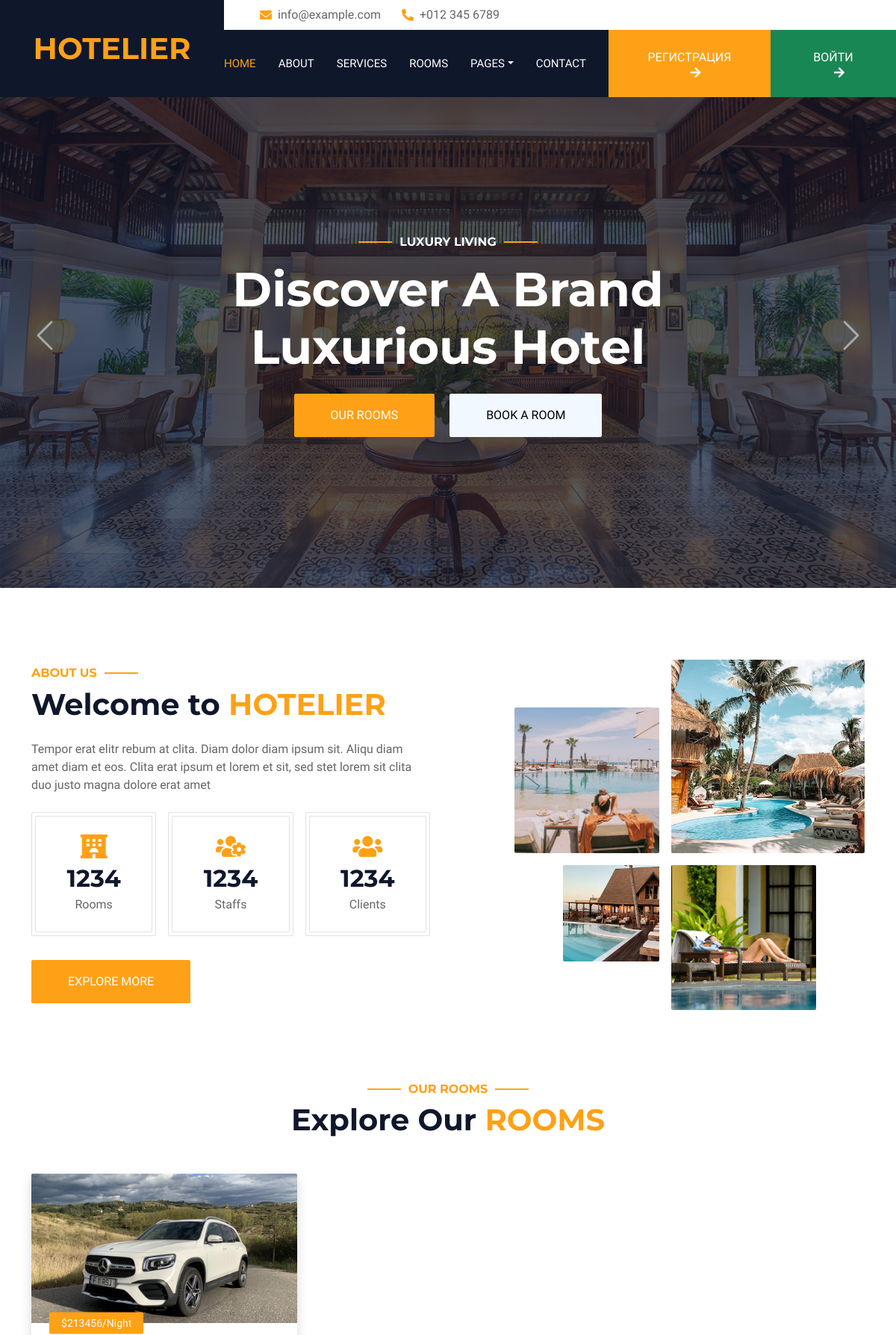
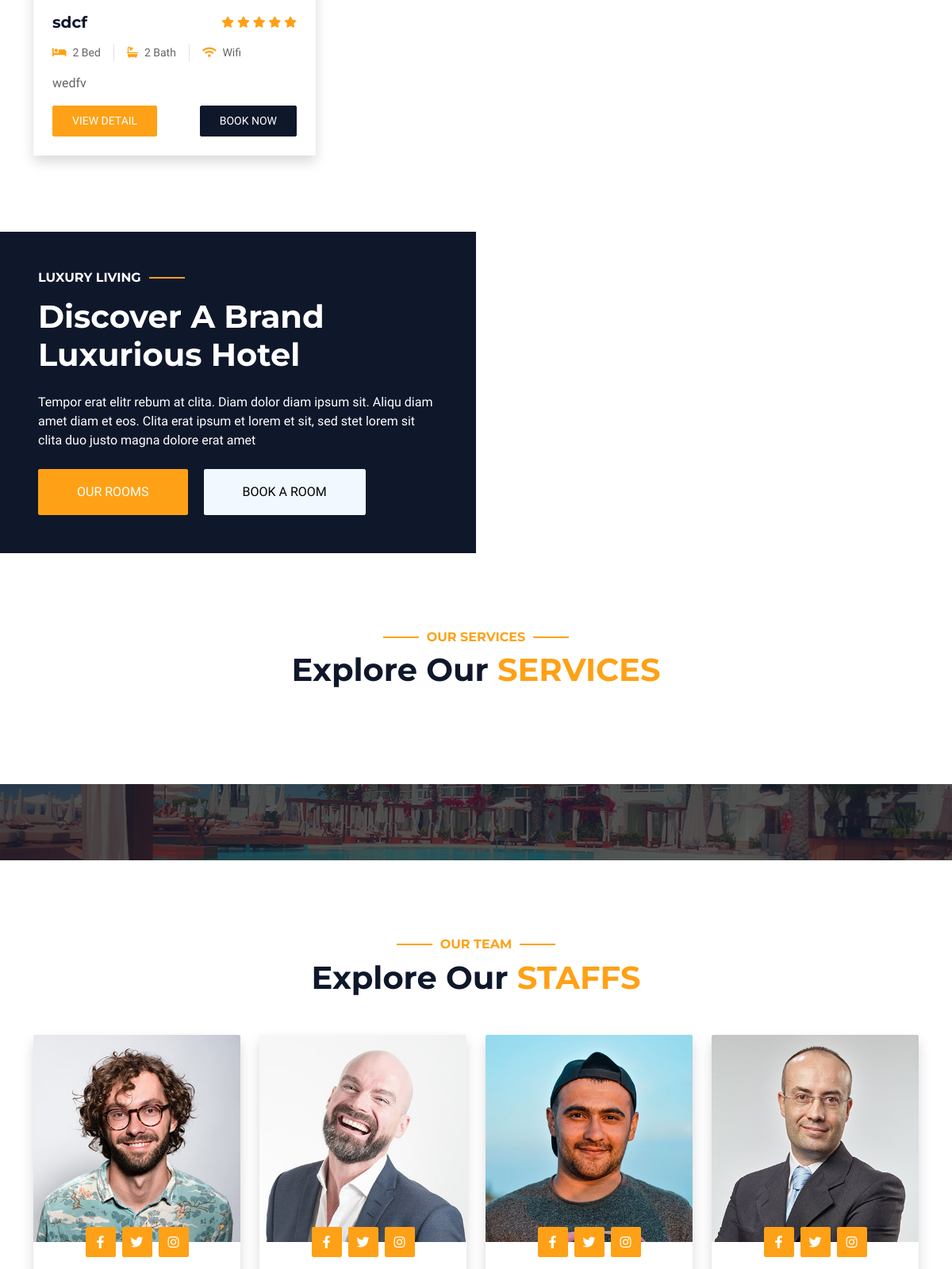
The page / (upper part) on the database its author committed (2 pictures, top to bottom).
### main/models.py (models this page shows, shortened)
class HotelRoom(models.Model):
    number_room_hotel = models.PositiveSmallIntegerField(
        verbose_name="число номера"
    )
    number_bets = models.PositiveSmallIntegerField(
        verbose_name="число краватей"
    )
    number_withdrawals = models.PositiveSmallIntegerField(
        verbose_name="число ванн"
    )
    cover = models.ImageField(
        upload_to="media/hotel_cover",
        verbose_name="иконка"
    )
    description = models.TextField(
        verbose_name="описание"
    )
    prise = models.PositiveSmallIntegerField(
        verbose_name="цена"
    )
    category = models.ForeignKey(
        Category,
        on_delete=models.CASCADE,
        verbose_name="категория"
    )
    number_room = models.PositiveSmallIntegerField(
        verbose_name="число комнат"
    )
    status = models.PositiveSmallIntegerField(
        choices=(
            (1,"Свободен"),
            (2,"Занят"),
        )
    )
    create_date = models.DateTimeField(
        auto_now_add=True,
        verbose_name="Дата создания"
    )
    update_date = models.DateTimeField(
        auto_now=True,
        verbose_name="Дата изменения"
    )
    class Meta:
        verbose_name = "Номер"
        verbose_name_plural = "Намера"

class Category(models.Model):
    title = models.CharField(
        max_length=50,
        verbose_name="название"
    )
    class Meta:
        verbose_name = "Категория"
        verbose_name_plural = "Категориии"

### main/views.py (the view)
# urls.py: path('', views.index_viu, name="index"),
def index_viu(request):
    register_form = MyUserRegisterForms()
    hotel_rooms = HotelRoom.objects.all()
    services = Services.objects.all()
    return render(
        request=request,
        template_name='main/index.html',
        context={
            "hotel_rooms":hotel_rooms,
            "services":services,
            "register_form":register_form
        }
    )

### main/templates/main/index.html (shortened to what this page needs)
{% extends 'radical.html' %}
{% load static %}
  {% block contend %}
        <div class="container-fluid p-0 mb-5">
            <div id="header-carousel" class="carousel slide" data-bs-ride="carousel">
                <div class="carousel-inner">
                    <div class="carousel-item active">
                        <img class="w-100" src="{% static 'assets/img/carousel-1.jpg'%}" alt="Image">
                        <div class="carousel-caption d-flex flex-column align-items-center justify-content-center">
                            <div class="p-3" style="max-width: 700px;">
                                <h6 class="section-title text-white text-uppercase mb-3 animated slideInDown">Luxury Living</h6>
                                <h1 class="display-3 text-white mb-4 animated slideInDown">Discover A Brand Luxurious Hotel</h1>
                                <a href="" class="btn btn-primary py-md-3 px-md-5 me-3 animated slideInLeft">Our Rooms</a>
                                <a href="" class="btn btn-light py-md-3 px-md-5 animated slideInRight">Book A Room</a>
                            </div>
                        </div>
                    </div>
                </div>
                <button class="carousel-control-prev" type="button" data-bs-target="#header-carousel"
                    data-bs-slide="prev">
                    <span class="carousel-control-prev-icon" aria-hidden="true"></span>
                </button>
                <button class="carousel-control-next" type="button" data-bs-target="#header-carousel"
                    data-bs-slide="next">
                    <span class="carousel-control-next-icon" aria-hidden="true"></span>
                </button>
            </div>
        </div>
        <div class="container-xxl py-5">
            <div class="container">
                <div class="row g-5 align-items-center">
                    <div class="col-lg-6">
                        <h6 class="section-title text-start text-primary text-uppercase">About Us</h6>
                        <h1 class="mb-4">Welcome to <span class="text-primary text-uppercase">Hotelier</span></h1>
                        <p class="mb-4">Tempor erat elitr rebum at clita. Diam dolor diam ipsum sit. Aliqu diam amet diam et eos. Clita erat ipsum et lorem et sit, sed stet lorem sit clita duo justo magna dolore erat amet</p>
                        <div class="row g-3 pb-4">
                            <div class="col-sm-4 wow fadeIn" data-wow-delay="0.1s">
                                <div class="border rounded p-1">
                                    <div class="border rounded text-center p-4">
                                        <i class="fa fa-hotel fa-2x text-primary mb-2"></i>
                                        <h2 class="mb-1" data-toggle="counter-up">1234</h2>
                                        <p class="mb-0">Rooms</p>
                                    </div>
                                </div>
                            </div>
                            <div class="col-sm-4 wow fadeIn" data-wow-delay="0.3s">
                                <div class="border rounded p-1">
                                    <div class="border rounded text-center p-4">
                                        <i class="fa fa-users-cog fa-2x text-primary mb-2"></i>
                                        <h2 class="mb-1" data-toggle="counter-up">1234</h2>
                                        <p class="mb-0">Staffs</p>
                                    </div>
                                </div>
                            </div>
                            <div class="col-sm-4 wow fadeIn" data-wow-delay="0.5s">
                                <div class="border rounded p-1">
                                    <div class="border rounded text-center p-4">
                                        <i class="fa fa-users fa-2x text-primary mb-2"></i>
                                        <h2 class="mb-1" data-toggle="counter-up">1234</h2>
                                        <p class="mb-0">Clients</p>
                                    </div>
                                </div>
                            </div>
                        </div>
                        <a class="btn btn-primary py-3 px-5 mt-2" href="">Explore More</a>
                    </div>
                    <div class="col-lg-6">
                        <div class="row g-3">
                            <div class="col-6 text-end">
                                <img class="img-fluid rounded w-75 wow zoomIn" data-wow-delay="0.1s" src="{% static 'assets/img/about-1.jpg'%}" style="margin-top: 25%;">
                            </div>
                            <div class="col-6 text-start">
                                <img class="img-fluid rounded w-100 wow zoomIn" data-wow-delay="0.3s" src="{% static 'assets/img/about-2.jpg'%}">
                            </div>
                            <div class="col-6 text-end">
                                <img class="img-fluid rounded w-50 wow zoomIn" data-wow-delay="0.5s" src="{% static 'assets/img/about-3.jpg'%}">
                            </div>
                            <div class="col-6 text-start">
                                <img class="img-fluid rounded w-75 wow zoomIn" data-wow-delay="0.7s" src="{% static 'assets/img/about-4.jpg'%}">
                            </div>
                        </div>
                    </div>
                </div>
            </div>
        </div>
        <div class="container-xxl py-5">
            <div class="container">
                <div class="text-center wow fadeInUp" data-wow-delay="0.1s">
                    <h6 class="section-title text-center text-primary text-uppercase">Our Rooms</h6>
                    <h1 class="mb-5">Explore Our <span class="text-primary text-uppercase">Rooms</span></h1>
                </div>
                <div class="row g-4">
                    {% for room in hotel_rooms %}
                        <div class="col-lg-4 col-md-6 wow fadeInUp" data-wow-delay="{{ forloop.counter0|add:0.1 }}s">
                            <div class="room-item shadow rounded overflow-hidden">
                                <div class="position-relative">
                                    <img class="img-fluid" src="{{ room.cover.url }}" alt="Room Image">
                                    <small class="position-absolute start-0 top-100 translate-middle-y bg-primary text-white rounded py-1 px-3 ms-4">${{ room.prise }}/Night</small>
                                </div>
                                <div class="p-4 mt-2">
                                    <div class="d-flex justify-content-between mb-3">
                                        <h5 class="mb-0">{{ room.category.title }}</h5>
                                        <div class="ps-2">
                                            {% for i in "12345"|slice:":room.category.rating"|make_list %}
                                                <small class="fa fa-star text-primary"></small>
                                            {% endfor %}
                                        </div>
                                    </div>
                                    <div class="d-flex mb-3">
                                        <small class="border-end me-3 pe-3"><i class="fa fa-bed text-primary me-2"></i>{{ room.number_bets }} Bed</small>
                                        <small class="border-end me-3 pe-3"><i class="fa fa-bath text-primary me-2"></i>{{ room.number_withdrawals }} Bath</small>
                                        <small><i class="fa fa-wifi text-primary me-2"></i>Wifi</small>
                                    </div>
                                    <p class="text-body mb-3">{{ room.description|truncatewords:15 }}</p>
                                    <div class="d-flex justify-content-between">
                                        <a class="btn btn-sm btn-primary rounded py-2 px-4" href="#">View Detail</a>
                                        <a class="btn btn-sm btn-dark rounded py-2 px-4" href="#">Book Now</a>
                                    </div>
                                </div>
                            </div>
                        </div>
                    {% endfor %}
                </div>
            </div>
        </div>
            <div class="container-xxl py-5 px-0 wow zoomIn" data-wow-delay="0.1s">
                <div class="row g-0">
                    <div class="col-md-6 bg-dark d-flex align-items-center">
                        <div class="p-5">
                            <h6 class="section-title text-start text-white text-uppercase mb-3">Luxury Living</h6>
                            <h1 class="text-white mb-4">Discover A Brand Luxurious Hotel</h1>
                            <p class="text-white mb-4">Tempor erat elitr rebum at clita. Diam dolor diam ipsum sit. Aliqu diam amet diam et eos. Clita erat ipsum et lorem et sit, sed stet lorem sit clita duo justo magna dolore erat amet</p>
                            <a href="" class="btn btn-primary py-md-3 px-md-5 me-3">Our Rooms</a>
                            <a href="" class="btn btn-light py-md-3 px-md-5">Book A Room</a>
                        </div>
                    </div>
                </div>
            </div>
        <div class="container-xxl py-5">
            <div class="container">
                <div class="text-center wow fadeInUp" data-wow-delay="0.1s">
                    <h6 class="section-title text-center text-primary text-uppercase">Our Services</h6>
                    <h1 class="mb-5">Explore Our <span class="text-primary text-uppercase">Services</span></h1>
                </div>
            </div>
        </div>
        <div class="container-xxl testimonial my-5 py-5 bg-dark wow zoomIn" data-wow-delay="0.1s">
        </div>
        <div class="container-xxl py-5">
            <div class="container">
                <div class="text-center wow fadeInUp" data-wow-delay="0.1s">
                    <h6 class="section-title text-center text-primary text-uppercase">Our Team</h6>
                    <h1 class="mb-5">Explore Our <span class="text-primary text-uppercase">Staffs</span></h1>
                </div>
                <div class="row g-4">
                    <div class="col-lg-3 col-md-6 wow fadeInUp" data-wow-delay="0.1s">
                        <div class="rounded shadow overflow-hidden">
                            <div class="position-relative">
                                <img class="img-fluid" src="{% static 'assets/img/team-1.jpg'%}" alt="">
                                <div class="position-absolute start-50 top-100 translate-middle d-flex align-items-center">
                                    <a class="btn btn-square btn-primary mx-1" href=""><i class="fab fa-facebook-f"></i></a>
                                    <a class="btn btn-square btn-primary mx-1" href=""><i class="fab fa-twitter"></i></a>
                                    <a class="btn btn-square btn-primary mx-1" href=""><i class="fab fa-instagram"></i></a>
                                </div>
                            </div>
                            <div class="text-center p-4 mt-3">
                            </div>
                        </div>
                    </div>
                    <div class="col-lg-3 col-md-6 wow fadeInUp" data-wow-delay="0.3s">
                        <div class="rounded shadow overflow-hidden">
                            <div class="position-relative">
                                <img class="img-fluid" src="{% static 'assets/img/team-2.jpg'%}" alt="">
                                <div class="position-absolute start-50 top-100 translate-middle d-flex align-items-center">
                                    <a class="btn btn-square btn-primary mx-1" href=""><i class="fab fa-facebook-f"></i></a>
                                    <a class="btn btn-square btn-primary mx-1" href=""><i class="fab fa-twitter"></i></a>
                                    <a class="btn btn-square btn-primary mx-1" href=""><i class="fab fa-instagram"></i></a>
                                </div>
                            </div>
                            <div class="text-center p-4 mt-3">
                            </div>
                        </div>
                    </div>
                    <div class="col-lg-3 col-md-6 wow fadeInUp" data-wow-delay="0.5s">
                        <div class="rounded shadow overflow-hidden">
                            <div class="position-relative">
                                <img class="img-fluid" src="{% static 'assets/img/team-3.jpg'%}" alt="">
                                <div class="position-absolute start-50 top-100 translate-middle d-flex align-items-center">
                                    <a class="btn btn-square btn-primary mx-1" href=""><i class="fab fa-facebook-f"></i></a>
                                    <a class="btn btn-square btn-primary mx-1" href=""><i class="fab fa-twitter"></i></a>
                                    <a class="btn btn-square btn-primary mx-1" href=""><i class="fab fa-instagram"></i></a>
                                </div>
                            </div>
                            <div class="text-center p-4 mt-3">
                            </div>
                        </div>
                    </div>
                    <div class="col-lg-3 col-md-6 wow fadeInUp" data-wow-delay="0.7s">
                        <div class="rounded shadow overflow-hidden">
                            <div class="position-relative">
                                <img class="img-fluid" src="{% static 'assets/img/team-4.jpg'%}" alt="">
                                <div class="position-absolute start-50 top-100 translate-middle d-flex align-items-center">
                                    <a class="btn btn-square btn-primary mx-1" href=""><i class="fab fa-facebook-f"></i></a>
                                    <a class="btn btn-square btn-primary mx-1" href=""><i class="fab fa-twitter"></i></a>
                                    <a class="btn btn-square btn-primary mx-1" href=""><i class="fab fa-instagram"></i></a>
                                </div>
                            </div>
                            <div class="text-center p-4 mt-3">
                            </div>
                        </div>
                    </div>
                </div>
            </div>
        </div>
{% endblock %}

### rows shown on the page
HotelRoom: cover (picture), prise "213456", category "sdcf", number_bets "2", number_withdrawals "2", description "wedfv"
